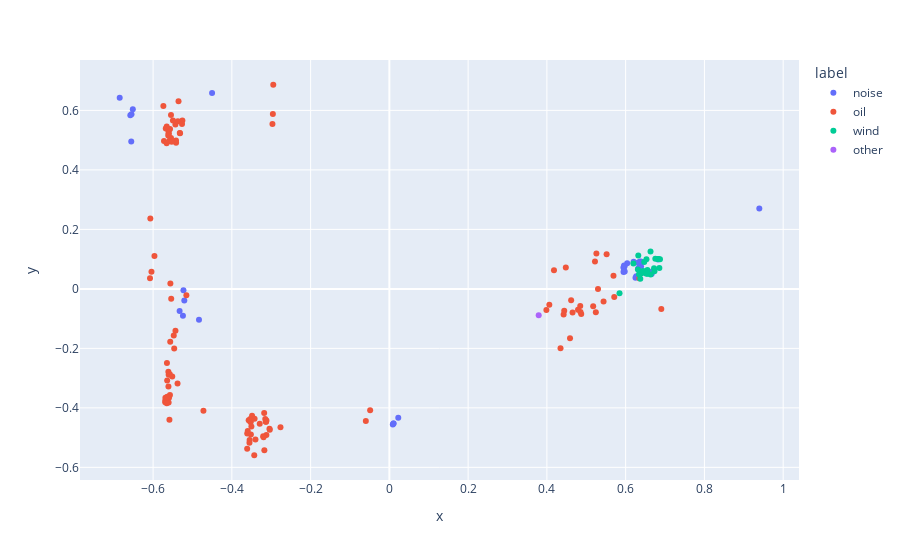

Here is the notebook cell this chart was saved with:
### Code cell
#plotly express
import plotly.express as px

z=zarr.open(zarr_path, mode='r')
labs=z['label'][:len(embeddings)]
ids=z['detect_id'][:len(embeddings)]
zs2=z['tiles_s2'][:len(embeddings)]

#pca and plot the embeddings 
pca = decomposition.PCA(n_components=2)

emb2 = np.array(embeddings)

# Flatten the embeddings if they have more than 2 dimensions
if emb2.ndim > 2:
    emb2 = emb2.reshape(emb2.shape[0], -1)

# Create a DataFrame
df = pd.DataFrame({'embeddings': list(emb2), 'label': labs, 'detect_id':ids})
df.reset_index(inplace=True)
# PCA and plot the embeddings
pca = decomposition.PCA(n_components=2)
df['pca'] = list(pca.fit_transform(emb2))
df['x'] = df['pca'].apply(lambda x: x[0])
df['y'] = df['pca'].apply(lambda x: x[1])


fig = px.scatter(df, x='x', y='y', color='label', hover_data=['index'])
fig.show()
